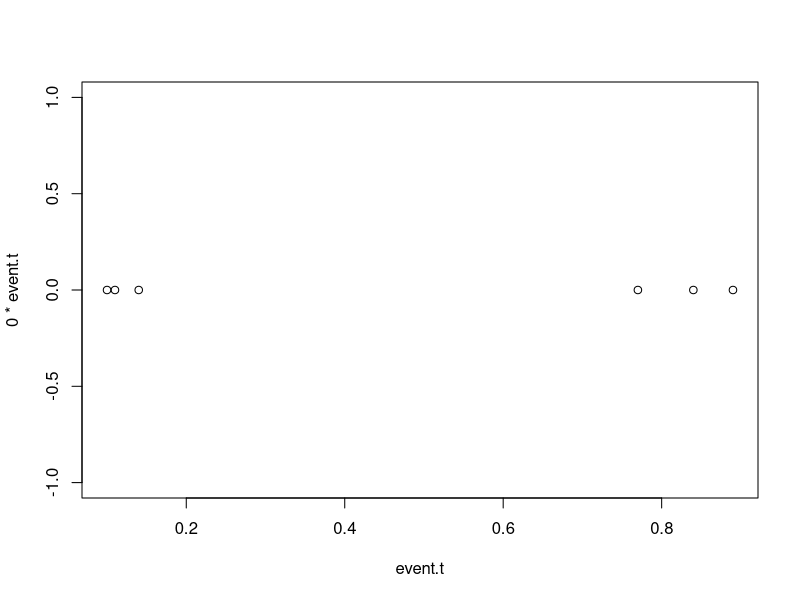

The R source for this figure:
#ex1
  #ex1 from problem sheet in class
#a)
dpois(2,0.5*8) 
#b)
ppois(2,5*0.5)
  #ex3
1-ppois(16,12)
  #ex4
#a)
dexp(1,10/2)
#b)
dexp(2,10/2)
#c)
dpois(6,10/2)
#ex2
lambda <- 10
tmax <- 1
n <- 100
dt <- T/n
t <- (1:n)*dt
p <- lambda*dt
q <- 1-p
x <- sample(c(0,1),n,prob=c(q,p),replace=TRUE)
sum(x)
t[x==1]
event.t <- t[x==1]
plot(event.t, 0*event.t)
#ex3
plusone <- function(x) {
  y <- x+1
  return(y)
}
#ex4
